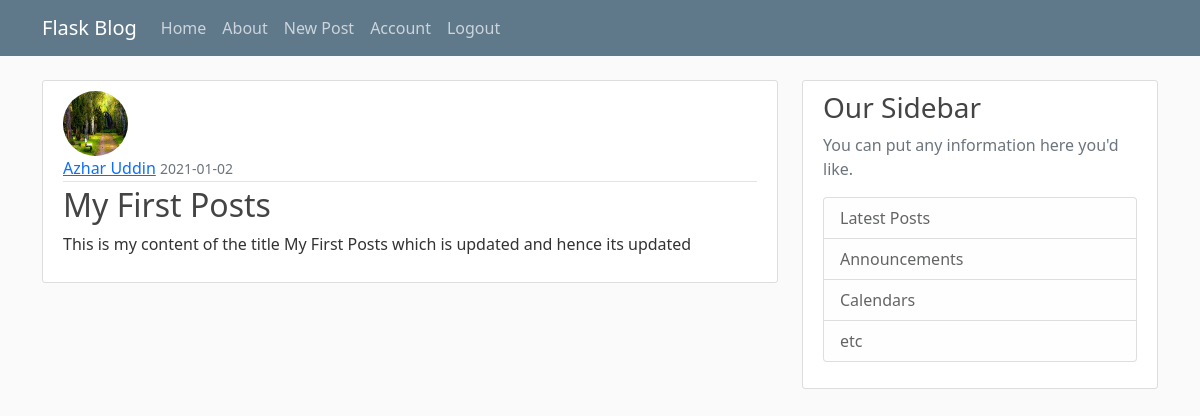
The app's page /post/1 (signed in) with its own data.
### flaskblog/models.py (models this page shows, shortened)
class User(db.Model, UserMixin):
    id = db.Column(db.Integer, primary_key=True)
    username = db.Column(db.String(20), unique=True, nullable=False)
    email = db.Column(db.String(120), unique=True, nullable=False)
    image_file = db.Column(db.String(20), unique=False,
                           nullable=False, default='default.jpg')
    password = db.Column(db.String(60), unique=False, nullable=False)
    posts = db.relationship('Posts', backref='author', lazy=True)

class Posts(db.Model):
    id = db.Column(db.Integer, primary_key=True)
    title = db.Column(db.String(100), nullable=False)
    date_posted = db.Column(db.DateTime, nullable=False,
                            default=datetime.utcnow)
    content = db.Column(db.Text, nullable=False)
    user_id = db.Column(db.Integer, db.ForeignKey('user.id'), nullable=False)

### flaskblog/routes.py (the view)
@app.route('/post/<int:post_id>')
def post(post_id):
    post = Posts.query.get_or_404(post_id)
    return render_template('post.html',title=post.title,post=post)

### flaskblog/models.py (called while the page is built)
@login_manager.user_loader
def load_user(user_id):
    return User.query.get(int(user_id))

### flaskblog/templates/post.html (shortened to what this page needs)
{% extends "layout.html" %}
{% block content %}
<article class="media content-section">
    <img class="rounded-circle article-img" src="{{url_for('static',filename='img/'+post.author.image_file)}}">
    <div class="media-body">
        <div class="article-metadata">
            <a class="mr-2" href="#">{{ post.author.username }}</a>
            <small class="text-muted">{{ post.date_posted.strftime('%Y-%m-%d') }}</small>
        </div>
        <h2 class="article-title">{{ post.title }}</a></h2>
        <p class="article-content">{{ post.content }}</p>
    </div>
</article>
{% endblock content %}

### flaskblog/static/main.css (style rules this page uses)
body { background: #fafafa; color: #333333; margin-top: 5rem; }
h1, h2, h3, h4, h5, h6 { color: #444444; }
.content-section { background: #ffffff; padding: 10px 20px; border: 1px solid #dddddd; border-radius: 3px; margin-bottom: 20px; }
.article-title { color: #444444; }
.article-content { white-space: pre-line; }
.article-img { height: 65px; width: 65px; margin-right: 16px; }
.article-metadata { padding-bottom: 1px; margin-bottom: 4px; border-bottom: 1px solid #e3e3e3 }

### records on screen
User: image_file (placeholder picture), author.username "Azhar Uddin"
Posts: date_posted "2021-01-02", title "My First Posts", content "This is my content of the title My First Posts which is updated and hence its updated"
